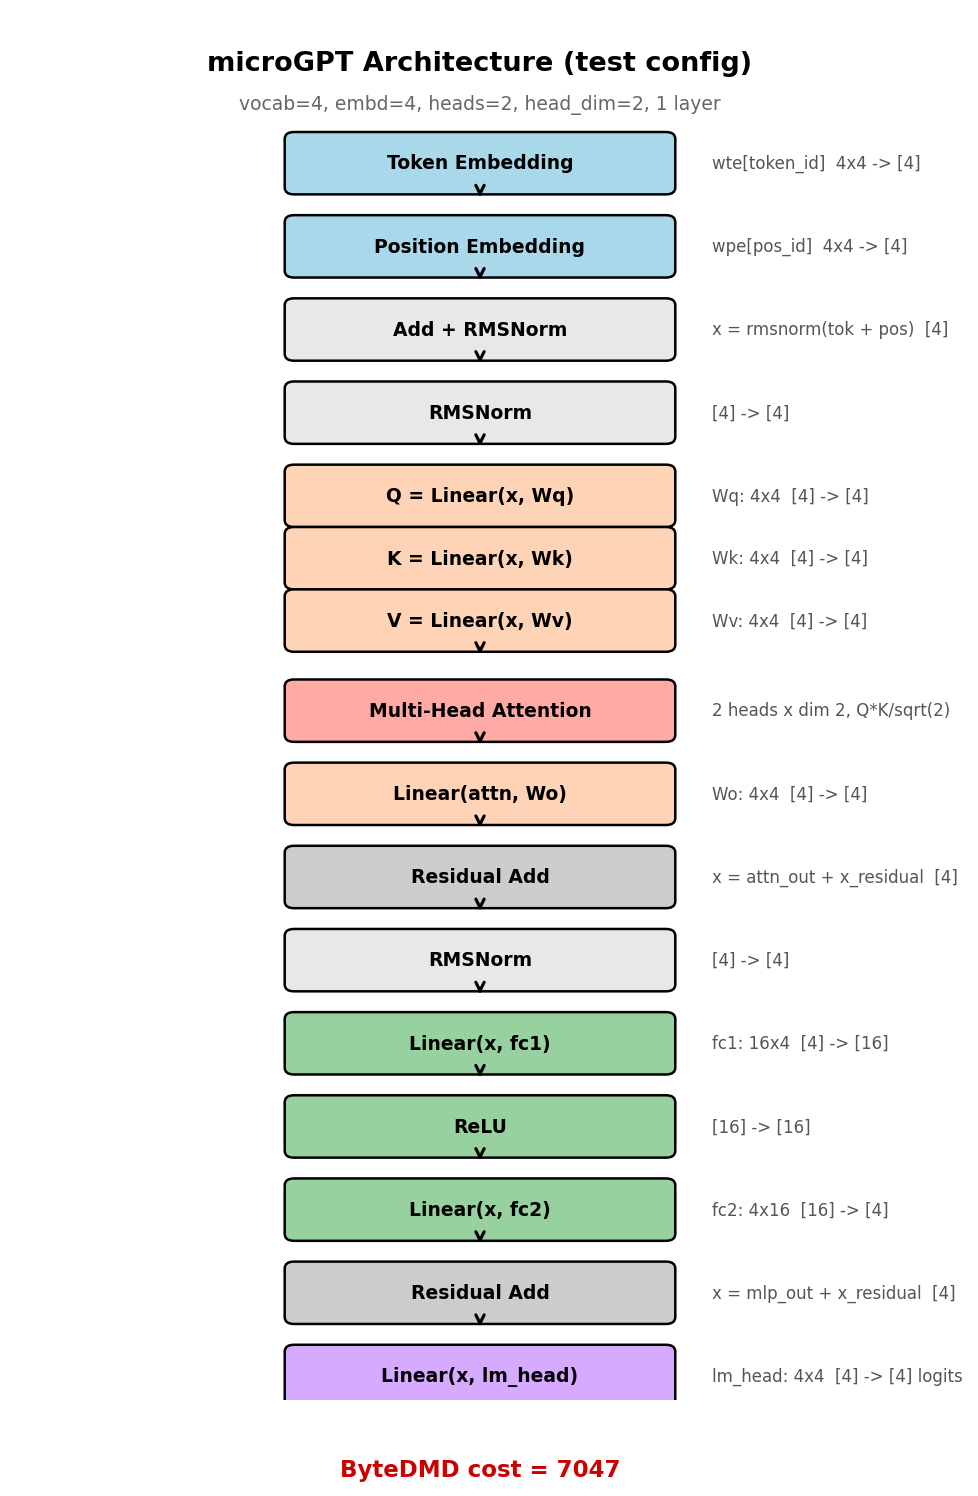

Write Python code to recreate this figure.
import matplotlib.pyplot as plt
import matplotlib.patches as mpatches

fig, ax = plt.subplots(figsize=(8, 12))
ax.set_xlim(0, 10)
ax.set_ylim(0, 20)
ax.axis('off')

# Colors
EMB_COLOR = '#a8d8ea'
NORM_COLOR = '#e8e8e8'
LINEAR_COLOR = '#ffd3b6'
ATTN_COLOR = '#ffaaa5'
MLP_COLOR = '#98d1a0'
HEAD_COLOR = '#d5aaff'
RESIDUAL_COLOR = '#cccccc'

def box(y, label, color, width=4, height=0.7, x=3):
    rect = mpatches.FancyBboxPatch((x, y), width, height,
                                    boxstyle="round,pad=0.1",
                                    facecolor=color, edgecolor='black', lw=1.2)
    ax.add_patch(rect)
    ax.text(x + width/2, y + height/2, label, ha='center', va='center', fontsize=9, fontweight='bold')

def arrow(y_from, y_to, x=5):
    ax.annotate('', xy=(x, y_to + 0.7), xytext=(x, y_from),
                arrowprops=dict(arrowstyle='->', color='black', lw=1.5))

def side_label(y, label, x=7.5):
    ax.text(x, y + 0.35, label, ha='left', va='center', fontsize=8, color='#555555')

# Title
ax.text(5, 19.3, 'microGPT Architecture (test config)', ha='center', va='center',
        fontsize=13, fontweight='bold')
ax.text(5, 18.7, 'vocab=4, embd=4, heads=2, head_dim=2, 1 layer', ha='center', va='center',
        fontsize=9, color='#666666')

# Input
y = 17.5
box(y, 'Token Embedding', EMB_COLOR)
side_label(y, 'wte[token_id]  4x4 -> [4]')
arrow(y, y - 0.9)

y = 16.3
box(y, 'Position Embedding', EMB_COLOR)
side_label(y, 'wpe[pos_id]  4x4 -> [4]')
arrow(y, y - 0.9)

y = 15.1
box(y, 'Add + RMSNorm', NORM_COLOR)
side_label(y, 'x = rmsnorm(tok + pos)  [4]')
arrow(y, y - 0.9)

# Attention block
y = 13.9
box(y, 'RMSNorm', NORM_COLOR)
side_label(y, '[4] -> [4]')
arrow(y, y - 0.9)

y = 12.7
box(y, 'Q = Linear(x, Wq)', LINEAR_COLOR)
side_label(y, 'Wq: 4x4  [4] -> [4]')

y = 11.8
box(y, 'K = Linear(x, Wk)', LINEAR_COLOR)
side_label(y, 'Wk: 4x4  [4] -> [4]')

y = 10.9
box(y, 'V = Linear(x, Wv)', LINEAR_COLOR)
side_label(y, 'Wv: 4x4  [4] -> [4]')
arrow(10.9, 10.0)

y = 9.6
box(y, 'Multi-Head Attention', ATTN_COLOR)
side_label(y, '2 heads x dim 2, Q*K/sqrt(2)')
arrow(y, y - 0.9)

y = 8.4
box(y, 'Linear(attn, Wo)', LINEAR_COLOR)
side_label(y, 'Wo: 4x4  [4] -> [4]')
arrow(y, y - 0.9)

y = 7.2
box(y, 'Residual Add', RESIDUAL_COLOR)
side_label(y, 'x = attn_out + x_residual  [4]')
arrow(y, y - 0.9)

# MLP block
y = 6.0
box(y, 'RMSNorm', NORM_COLOR)
side_label(y, '[4] -> [4]')
arrow(y, y - 0.9)

y = 4.8
box(y, 'Linear(x, fc1)', MLP_COLOR)
side_label(y, 'fc1: 16x4  [4] -> [16]')
arrow(y, y - 0.9)

y = 3.6
box(y, 'ReLU', MLP_COLOR)
side_label(y, '[16] -> [16]')
arrow(y, y - 0.9)

y = 2.4
box(y, 'Linear(x, fc2)', MLP_COLOR)
side_label(y, 'fc2: 4x16  [16] -> [4]')
arrow(y, y - 0.9)

y = 1.2
box(y, 'Residual Add', RESIDUAL_COLOR)
side_label(y, 'x = mlp_out + x_residual  [4]')
arrow(y, y - 0.9)

y = 0.0
box(y, 'Linear(x, lm_head)', HEAD_COLOR)
side_label(y, 'lm_head: 4x4  [4] -> [4] logits')

# Cost annotation
ax.text(5, -1.0, 'ByteDMD cost = 7047', ha='center', va='center',
        fontsize=11, fontweight='bold', color='#cc0000')

plt.savefig('microgpt_figure.svg', bbox_inches='tight')
plt.savefig('microgpt_figure.png', bbox_inches='tight', dpi=150)
plt.close()
print("Saved microgpt_figure.svg and microgpt_figure.png")
